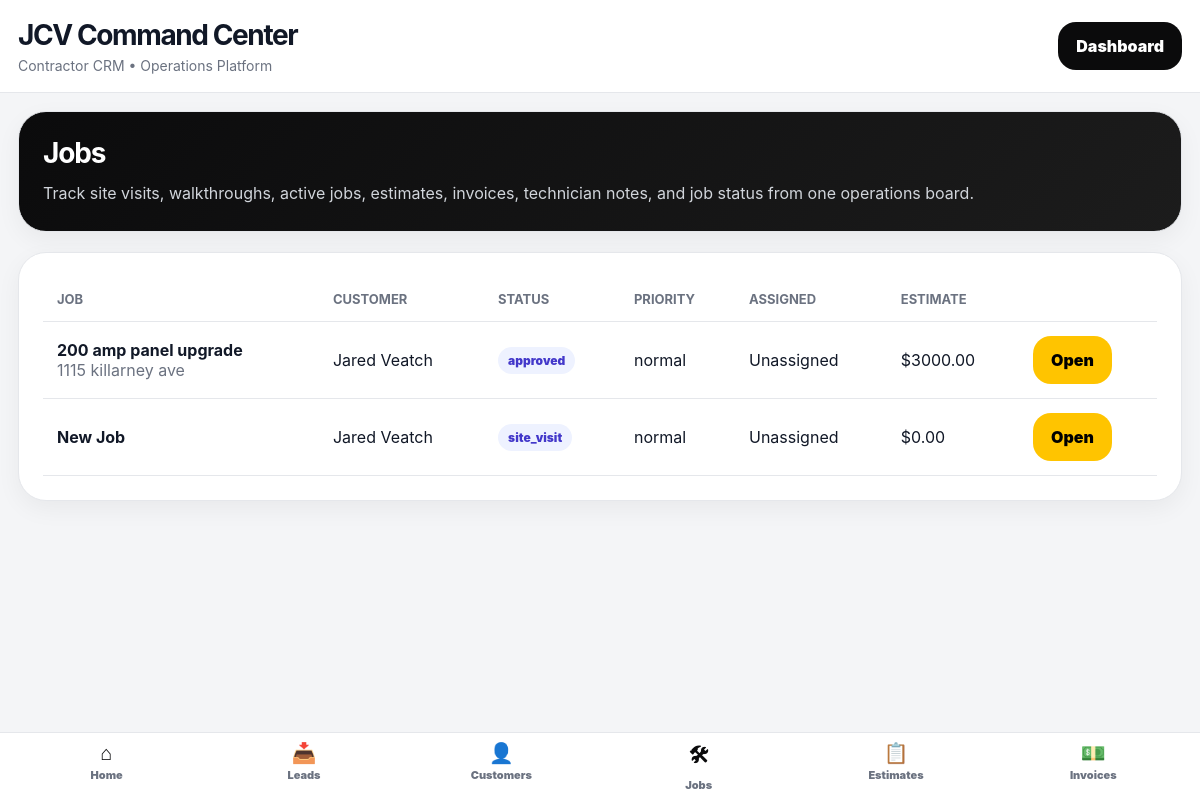
The app's page /jobs/ (signed in) with its own data.
### core/models.py (models this page shows, shortened)
class Job(models.Model):
    STATUS_CHOICES = [
        ("new", "New"),
        ("scheduled", "Scheduled"),
        ("in_progress", "In Progress"),
        ("waiting_parts", "Waiting on Parts"),
        ("completed", "Completed"),
        ("cancelled", "Cancelled"),
    ]
    PRIORITY_CHOICES = [
        ("low", "Low"),
        ("normal", "Normal"),
        ("high", "High"),
        ("urgent", "Urgent"),
    ]
    customer = models.ForeignKey(
        Customer,
        on_delete=models.CASCADE,
        related_name="jobs",
    )
    template = models.ForeignKey(
        ServiceTemplate,
        on_delete=models.SET_NULL,
        blank=True,
        null=True,
        related_name="jobs",
    )
    title = models.CharField(max_length=255)
    status = models.CharField(max_length=50, choices=STATUS_CHOICES, default="new")
    priority = models.CharField(max_length=50, choices=PRIORITY_CHOICES, default="normal")
    assigned_to = models.CharField(max_length=255, blank=True, null=True)
    job_address = models.CharField(max_length=255, blank=True, null=True)
    description = models.TextField(blank=True, null=True)
    site_notes = models.TextField(blank=True, null=True)
    material_notes = models.TextField(blank=True, null=True)
    estimated_total_price = models.DecimalField(max_digits=10, decimal_places=2, default=0)
    scheduled_date = models.DateTimeField(blank=True, null=True)
    completed_at = models.DateTimeField(blank=True, null=True)
    created_at = models.DateTimeField(auto_now_add=True)

class Customer(models.Model):
    CUSTOMER_TYPE_CHOICES = [
        ("residential", "Residential"),
        ("commercial", "Commercial"),
        ("industrial", "Industrial"),
    ]
    STATUS_CHOICES = [
        ("active", "Active"),
        ("inactive", "Inactive"),
        ("lead", "Lead"),
    ]
    name = models.CharField(max_length=255)
    company_name = models.CharField(max_length=255, blank=True, null=True)
    phone = models.CharField(max_length=50, blank=True, null=True)
    email = models.EmailField(blank=True, null=True)
    customer_type = models.CharField(
        max_length=50,
        choices=CUSTOMER_TYPE_CHOICES,
        default="residential",
    )
    status = models.CharField(max_length=50, choices=STATUS_CHOICES, default="active")
    address = models.CharField(max_length=255, blank=True, null=True)
    city = models.CharField(max_length=100, blank=True, null=True)
    notes = models.TextField(blank=True, null=True)
    created_at = models.DateTimeField(auto_now_add=True)

### core/views.py (the view)
@staff_member_required
def jobs(request):
    jobs = Job.objects.all().order_by(
        "-created_at"
    )
    return render(
        request,
        "jobs.html",
        {
            "jobs": jobs
        }
    )

### core/templates/jobs.html
{% extends "base.html" %}
{% block content %}
<div class="card"
     style="
        background:linear-gradient(135deg, #0b0b0c 0%, #1c1c1c 100%);
        color:white;
     ">
    <h1 class="section-title"
        style="color:white; margin-bottom:10px;">
        Jobs
    </h1>
    <p style="color:#d1d5db; margin:0; line-height:1.7;">
        Track site visits, walkthroughs, active jobs, estimates, invoices,
        technician notes, and job status from one operations board.
    </p>
</div>
<div class="card">
    <table>
        <thead>
            <tr>
                <th>Job</th>
                <th>Customer</th>
                <th>Status</th>
                <th>Priority</th>
                <th>Assigned</th>
                <th>Estimate</th>
                <th></th>
            </tr>
        </thead>
        <tbody>
        {% for job in jobs %}
            <tr>
                <td>
                    <strong>{{ job.title }}</strong>
                    <br>
                    <span style="color:var(--muted);">
                        {{ job.job_address }}
                    </span>
                </td>
                <td>
                    {{ job.customer.name }}
                </td>
                <td>
                    <span class="badge">
                        {{ job.status }}
                    </span>
                </td>
                <td>
                    {{ job.priority }}
                </td>
                <td>
                    {{ job.assigned_to|default:"Unassigned" }}
                </td>
                <td>
                    ${{ job.estimated_total_price|default:"0.00" }}
                </td>
                <td>
                    <a class="btn btn-gold"
                       href="/jobs/{{ job.id }}/">
                        Open
                    </a>
                </td>
            </tr>
        {% empty %}
            <tr>
                <td colspan="7">
                    No jobs yet.
                </td>
            </tr>
        {% endfor %}
        </tbody>
    </table>
</div>
{% endblock %}

### core/templates/base.html (style rules this page uses)
:root { --bg: #f4f5f7; --card: #ffffff; --black: #0b0b0c; --gold: #ffc400; --text: #111827; --muted: #6b7280; --border: #e5e7eb; --green: #16a34a; --blue: #2563eb; --red: #dc2626; }
* { box-sizing: border-box; }
body { margin: 0; background: var(--bg); font-family: Inter, SF Pro Display, -apple-system, BlinkMacSystemFont, sans-serif; color: var(--text); }
.card { background: white; border: 1px solid var(--border); border-radius: 28px; padding: 24px; margin-bottom: 20px; box-shadow: 0 8px 24px rgba(0,0,0,.05); }
.section-title { margin: 0 0 20px; font-size: 28px; letter-spacing: -.04em; }
.btn { display: inline-flex; align-items: center; justify-content: center; background: var(--black); color: white; text-decoration: none; border: none; padding: 14px 18px; border-radius: 18px; font-weight: 900; cursor: pointer; }
.btn-gold { background: var(--gold); color: black; }
table { width: 100%; border-collapse: collapse; }
th, td { padding: 14px; border-bottom: 1px solid var(--border); text-align: left; }
th { color: var(--muted); font-size: 13px; text-transform: uppercase; }
.badge { display: inline-block; padding: 6px 10px; border-radius: 999px; font-size: 12px; font-weight: 900; background: #eef2ff; color: #4338ca; }

### records on screen
Job: title "200 amp panel upgrade", job_address "1115 killarney ave", customer.name "Jared Veatch", status "approved", priority "normal", assigned_to "Unassigned", estimated_total_price "3000.00"
Job: title "New Job", customer.name "Jared Veatch", status "site_visit", priority "normal", assigned_to "Unassigned", estimated_total_price "0.00"
